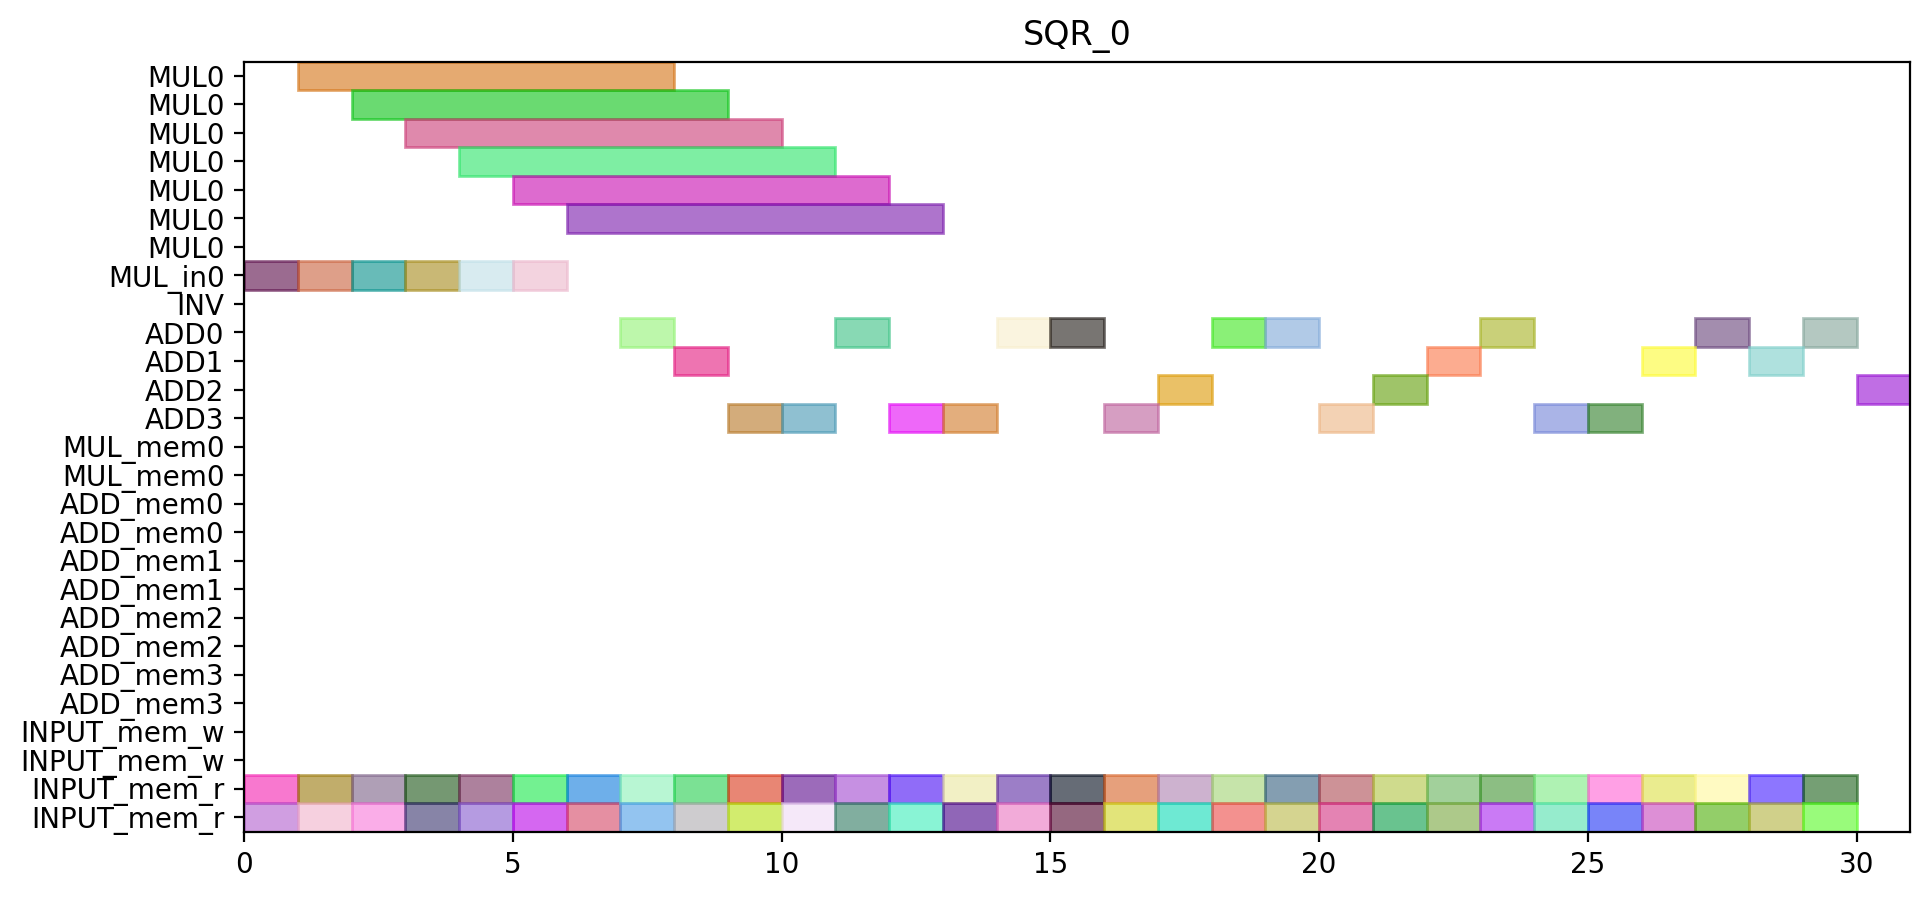

The Python source for this figure:
from pyschedule import Scenario, solvers, plotters, alt


def solve():
	horizon = 90
	S = Scenario("SQR_0", horizon=horizon)

	# resource
	MUL = S.Resources('MUL', num=1, size=7)
	MUL_in = S.Resources('MUL_in', num=1)
	INV = S.Resource('INV')
	ADD = S.Resources('ADD', num=4, periods=range(1, horizon))
	MUL_mem = S.Resources('MUL_mem', num=1, size=2)
	ADD_mem = S.Resources('ADD_mem', num=4, size=2)
	INPUT_mem_w = S.Resource('INPUT_mem_w', size=2)
	INPUT_mem_r = S.Resource('INPUT_mem_r', size=2)

	# result of previous scheduling

	# new tasks
	c_t0_a1_0 = S.Task('c_t0_a1_0', length=1, delay_cost=1)
	c_t0_a1_0 += alt(ADD)

	c_t0_a1_0_mem0 = S.Task('c_t0_a1_0_mem0', length=1, delay_cost=1)
	c_t0_a1_0_mem0 += INPUT_mem_r
	S += c_t0_a1_0_mem0 <= c_t0_a1_0

	c_t0_a1_0_mem1 = S.Task('c_t0_a1_0_mem1', length=1, delay_cost=1)
	c_t0_a1_0_mem1 += INPUT_mem_r
	S += c_t0_a1_0_mem1 <= c_t0_a1_0

	c_t0_a1_1 = S.Task('c_t0_a1_1', length=1, delay_cost=1)
	c_t0_a1_1 += alt(ADD)

	c_t0_a1_1_mem0 = S.Task('c_t0_a1_1_mem0', length=1, delay_cost=1)
	c_t0_a1_1_mem0 += INPUT_mem_r
	S += c_t0_a1_1_mem0 <= c_t0_a1_1

	c_t0_a1_1_mem1 = S.Task('c_t0_a1_1_mem1', length=1, delay_cost=1)
	c_t0_a1_1_mem1 += INPUT_mem_r
	S += c_t0_a1_1_mem1 <= c_t0_a1_1

	c_t0_t10 = S.Task('c_t0_t10', length=1, delay_cost=1)
	c_t0_t10 += alt(ADD)

	c_t0_t10_mem0 = S.Task('c_t0_t10_mem0', length=1, delay_cost=1)
	c_t0_t10_mem0 += INPUT_mem_r
	S += c_t0_t10_mem0 <= c_t0_t10

	c_t0_t10_mem1 = S.Task('c_t0_t10_mem1', length=1, delay_cost=1)
	c_t0_t10_mem1 += INPUT_mem_r
	S += c_t0_t10_mem1 <= c_t0_t10

	c_t0_t11 = S.Task('c_t0_t11', length=1, delay_cost=1)
	c_t0_t11 += alt(ADD)

	c_t0_t11_mem0 = S.Task('c_t0_t11_mem0', length=1, delay_cost=1)
	c_t0_t11_mem0 += INPUT_mem_r
	S += c_t0_t11_mem0 <= c_t0_t11

	c_t0_t11_mem1 = S.Task('c_t0_t11_mem1', length=1, delay_cost=1)
	c_t0_t11_mem1 += INPUT_mem_r
	S += c_t0_t11_mem1 <= c_t0_t11

	c_t0_t3_t0_in = S.Task('c_t0_t3_t0_in', length=1, delay_cost=1)
	c_t0_t3_t0_in += alt(MUL_in)
	c_t0_t3_t0 = S.Task('c_t0_t3_t0', length=7, delay_cost=1)
	c_t0_t3_t0 += alt(MUL)
	S += c_t0_t3_t0>=c_t0_t3_t0_in

	c_t0_t3_t0_mem0 = S.Task('c_t0_t3_t0_mem0', length=1, delay_cost=1)
	c_t0_t3_t0_mem0 += INPUT_mem_r
	S += c_t0_t3_t0_mem0 <= c_t0_t3_t0

	c_t0_t3_t0_mem1 = S.Task('c_t0_t3_t0_mem1', length=1, delay_cost=1)
	c_t0_t3_t0_mem1 += INPUT_mem_r
	S += c_t0_t3_t0_mem1 <= c_t0_t3_t0

	c_t0_t3_t1_in = S.Task('c_t0_t3_t1_in', length=1, delay_cost=1)
	c_t0_t3_t1_in += alt(MUL_in)
	c_t0_t3_t1 = S.Task('c_t0_t3_t1', length=7, delay_cost=1)
	c_t0_t3_t1 += alt(MUL)
	S += c_t0_t3_t1>=c_t0_t3_t1_in

	c_t0_t3_t1_mem0 = S.Task('c_t0_t3_t1_mem0', length=1, delay_cost=1)
	c_t0_t3_t1_mem0 += INPUT_mem_r
	S += c_t0_t3_t1_mem0 <= c_t0_t3_t1

	c_t0_t3_t1_mem1 = S.Task('c_t0_t3_t1_mem1', length=1, delay_cost=1)
	c_t0_t3_t1_mem1 += INPUT_mem_r
	S += c_t0_t3_t1_mem1 <= c_t0_t3_t1

	c_t0_t3_t2 = S.Task('c_t0_t3_t2', length=1, delay_cost=1)
	c_t0_t3_t2 += alt(ADD)

	c_t0_t3_t2_mem0 = S.Task('c_t0_t3_t2_mem0', length=1, delay_cost=1)
	c_t0_t3_t2_mem0 += INPUT_mem_r
	S += c_t0_t3_t2_mem0 <= c_t0_t3_t2

	c_t0_t3_t2_mem1 = S.Task('c_t0_t3_t2_mem1', length=1, delay_cost=1)
	c_t0_t3_t2_mem1 += INPUT_mem_r
	S += c_t0_t3_t2_mem1 <= c_t0_t3_t2

	c_t0_t3_t3 = S.Task('c_t0_t3_t3', length=1, delay_cost=1)
	c_t0_t3_t3 += alt(ADD)

	c_t0_t3_t3_mem0 = S.Task('c_t0_t3_t3_mem0', length=1, delay_cost=1)
	c_t0_t3_t3_mem0 += INPUT_mem_r
	S += c_t0_t3_t3_mem0 <= c_t0_t3_t3

	c_t0_t3_t3_mem1 = S.Task('c_t0_t3_t3_mem1', length=1, delay_cost=1)
	c_t0_t3_t3_mem1 += INPUT_mem_r
	S += c_t0_t3_t3_mem1 <= c_t0_t3_t3

	c_t1_a1_0 = S.Task('c_t1_a1_0', length=1, delay_cost=1)
	c_t1_a1_0 += alt(ADD)

	c_t1_a1_0_mem0 = S.Task('c_t1_a1_0_mem0', length=1, delay_cost=1)
	c_t1_a1_0_mem0 += INPUT_mem_r
	S += c_t1_a1_0_mem0 <= c_t1_a1_0

	c_t1_a1_0_mem1 = S.Task('c_t1_a1_0_mem1', length=1, delay_cost=1)
	c_t1_a1_0_mem1 += INPUT_mem_r
	S += c_t1_a1_0_mem1 <= c_t1_a1_0

	c_t1_a1_1 = S.Task('c_t1_a1_1', length=1, delay_cost=1)
	c_t1_a1_1 += alt(ADD)

	c_t1_a1_1_mem0 = S.Task('c_t1_a1_1_mem0', length=1, delay_cost=1)
	c_t1_a1_1_mem0 += INPUT_mem_r
	S += c_t1_a1_1_mem0 <= c_t1_a1_1

	c_t1_a1_1_mem1 = S.Task('c_t1_a1_1_mem1', length=1, delay_cost=1)
	c_t1_a1_1_mem1 += INPUT_mem_r
	S += c_t1_a1_1_mem1 <= c_t1_a1_1

	c_t1_t10 = S.Task('c_t1_t10', length=1, delay_cost=1)
	c_t1_t10 += alt(ADD)

	c_t1_t10_mem0 = S.Task('c_t1_t10_mem0', length=1, delay_cost=1)
	c_t1_t10_mem0 += INPUT_mem_r
	S += c_t1_t10_mem0 <= c_t1_t10

	c_t1_t10_mem1 = S.Task('c_t1_t10_mem1', length=1, delay_cost=1)
	c_t1_t10_mem1 += INPUT_mem_r
	S += c_t1_t10_mem1 <= c_t1_t10

	c_t1_t11 = S.Task('c_t1_t11', length=1, delay_cost=1)
	c_t1_t11 += alt(ADD)

	c_t1_t11_mem0 = S.Task('c_t1_t11_mem0', length=1, delay_cost=1)
	c_t1_t11_mem0 += INPUT_mem_r
	S += c_t1_t11_mem0 <= c_t1_t11

	c_t1_t11_mem1 = S.Task('c_t1_t11_mem1', length=1, delay_cost=1)
	c_t1_t11_mem1 += INPUT_mem_r
	S += c_t1_t11_mem1 <= c_t1_t11

	c_t1_t3_t0_in = S.Task('c_t1_t3_t0_in', length=1, delay_cost=1)
	c_t1_t3_t0_in += alt(MUL_in)
	c_t1_t3_t0 = S.Task('c_t1_t3_t0', length=7, delay_cost=1)
	c_t1_t3_t0 += alt(MUL)
	S += c_t1_t3_t0>=c_t1_t3_t0_in

	c_t1_t3_t0_mem0 = S.Task('c_t1_t3_t0_mem0', length=1, delay_cost=1)
	c_t1_t3_t0_mem0 += INPUT_mem_r
	S += c_t1_t3_t0_mem0 <= c_t1_t3_t0

	c_t1_t3_t0_mem1 = S.Task('c_t1_t3_t0_mem1', length=1, delay_cost=1)
	c_t1_t3_t0_mem1 += INPUT_mem_r
	S += c_t1_t3_t0_mem1 <= c_t1_t3_t0

	c_t1_t3_t1_in = S.Task('c_t1_t3_t1_in', length=1, delay_cost=1)
	c_t1_t3_t1_in += alt(MUL_in)
	c_t1_t3_t1 = S.Task('c_t1_t3_t1', length=7, delay_cost=1)
	c_t1_t3_t1 += alt(MUL)
	S += c_t1_t3_t1>=c_t1_t3_t1_in

	c_t1_t3_t1_mem0 = S.Task('c_t1_t3_t1_mem0', length=1, delay_cost=1)
	c_t1_t3_t1_mem0 += INPUT_mem_r
	S += c_t1_t3_t1_mem0 <= c_t1_t3_t1

	c_t1_t3_t1_mem1 = S.Task('c_t1_t3_t1_mem1', length=1, delay_cost=1)
	c_t1_t3_t1_mem1 += INPUT_mem_r
	S += c_t1_t3_t1_mem1 <= c_t1_t3_t1

	c_t1_t3_t2 = S.Task('c_t1_t3_t2', length=1, delay_cost=1)
	c_t1_t3_t2 += alt(ADD)

	c_t1_t3_t2_mem0 = S.Task('c_t1_t3_t2_mem0', length=1, delay_cost=1)
	c_t1_t3_t2_mem0 += INPUT_mem_r
	S += c_t1_t3_t2_mem0 <= c_t1_t3_t2

	c_t1_t3_t2_mem1 = S.Task('c_t1_t3_t2_mem1', length=1, delay_cost=1)
	c_t1_t3_t2_mem1 += INPUT_mem_r
	S += c_t1_t3_t2_mem1 <= c_t1_t3_t2

	c_t1_t3_t3 = S.Task('c_t1_t3_t3', length=1, delay_cost=1)
	c_t1_t3_t3 += alt(ADD)

	c_t1_t3_t3_mem0 = S.Task('c_t1_t3_t3_mem0', length=1, delay_cost=1)
	c_t1_t3_t3_mem0 += INPUT_mem_r
	S += c_t1_t3_t3_mem0 <= c_t1_t3_t3

	c_t1_t3_t3_mem1 = S.Task('c_t1_t3_t3_mem1', length=1, delay_cost=1)
	c_t1_t3_t3_mem1 += INPUT_mem_r
	S += c_t1_t3_t3_mem1 <= c_t1_t3_t3

	c_t2_a1_0 = S.Task('c_t2_a1_0', length=1, delay_cost=1)
	c_t2_a1_0 += alt(ADD)

	c_t2_a1_0_mem0 = S.Task('c_t2_a1_0_mem0', length=1, delay_cost=1)
	c_t2_a1_0_mem0 += INPUT_mem_r
	S += c_t2_a1_0_mem0 <= c_t2_a1_0

	c_t2_a1_0_mem1 = S.Task('c_t2_a1_0_mem1', length=1, delay_cost=1)
	c_t2_a1_0_mem1 += INPUT_mem_r
	S += c_t2_a1_0_mem1 <= c_t2_a1_0

	c_t2_a1_1 = S.Task('c_t2_a1_1', length=1, delay_cost=1)
	c_t2_a1_1 += alt(ADD)

	c_t2_a1_1_mem0 = S.Task('c_t2_a1_1_mem0', length=1, delay_cost=1)
	c_t2_a1_1_mem0 += INPUT_mem_r
	S += c_t2_a1_1_mem0 <= c_t2_a1_1

	c_t2_a1_1_mem1 = S.Task('c_t2_a1_1_mem1', length=1, delay_cost=1)
	c_t2_a1_1_mem1 += INPUT_mem_r
	S += c_t2_a1_1_mem1 <= c_t2_a1_1

	c_t2_t10 = S.Task('c_t2_t10', length=1, delay_cost=1)
	c_t2_t10 += alt(ADD)

	c_t2_t10_mem0 = S.Task('c_t2_t10_mem0', length=1, delay_cost=1)
	c_t2_t10_mem0 += INPUT_mem_r
	S += c_t2_t10_mem0 <= c_t2_t10

	c_t2_t10_mem1 = S.Task('c_t2_t10_mem1', length=1, delay_cost=1)
	c_t2_t10_mem1 += INPUT_mem_r
	S += c_t2_t10_mem1 <= c_t2_t10

	c_t2_t11 = S.Task('c_t2_t11', length=1, delay_cost=1)
	c_t2_t11 += alt(ADD)

	c_t2_t11_mem0 = S.Task('c_t2_t11_mem0', length=1, delay_cost=1)
	c_t2_t11_mem0 += INPUT_mem_r
	S += c_t2_t11_mem0 <= c_t2_t11

	c_t2_t11_mem1 = S.Task('c_t2_t11_mem1', length=1, delay_cost=1)
	c_t2_t11_mem1 += INPUT_mem_r
	S += c_t2_t11_mem1 <= c_t2_t11

	c_t2_t3_t0_in = S.Task('c_t2_t3_t0_in', length=1, delay_cost=1)
	c_t2_t3_t0_in += alt(MUL_in)
	c_t2_t3_t0 = S.Task('c_t2_t3_t0', length=7, delay_cost=1)
	c_t2_t3_t0 += alt(MUL)
	S += c_t2_t3_t0>=c_t2_t3_t0_in

	c_t2_t3_t0_mem0 = S.Task('c_t2_t3_t0_mem0', length=1, delay_cost=1)
	c_t2_t3_t0_mem0 += INPUT_mem_r
	S += c_t2_t3_t0_mem0 <= c_t2_t3_t0

	c_t2_t3_t0_mem1 = S.Task('c_t2_t3_t0_mem1', length=1, delay_cost=1)
	c_t2_t3_t0_mem1 += INPUT_mem_r
	S += c_t2_t3_t0_mem1 <= c_t2_t3_t0

	c_t2_t3_t1_in = S.Task('c_t2_t3_t1_in', length=1, delay_cost=1)
	c_t2_t3_t1_in += alt(MUL_in)
	c_t2_t3_t1 = S.Task('c_t2_t3_t1', length=7, delay_cost=1)
	c_t2_t3_t1 += alt(MUL)
	S += c_t2_t3_t1>=c_t2_t3_t1_in

	c_t2_t3_t1_mem0 = S.Task('c_t2_t3_t1_mem0', length=1, delay_cost=1)
	c_t2_t3_t1_mem0 += INPUT_mem_r
	S += c_t2_t3_t1_mem0 <= c_t2_t3_t1

	c_t2_t3_t1_mem1 = S.Task('c_t2_t3_t1_mem1', length=1, delay_cost=1)
	c_t2_t3_t1_mem1 += INPUT_mem_r
	S += c_t2_t3_t1_mem1 <= c_t2_t3_t1

	c_t2_t3_t2 = S.Task('c_t2_t3_t2', length=1, delay_cost=1)
	c_t2_t3_t2 += alt(ADD)

	c_t2_t3_t2_mem0 = S.Task('c_t2_t3_t2_mem0', length=1, delay_cost=1)
	c_t2_t3_t2_mem0 += INPUT_mem_r
	S += c_t2_t3_t2_mem0 <= c_t2_t3_t2

	c_t2_t3_t2_mem1 = S.Task('c_t2_t3_t2_mem1', length=1, delay_cost=1)
	c_t2_t3_t2_mem1 += INPUT_mem_r
	S += c_t2_t3_t2_mem1 <= c_t2_t3_t2

	c_t2_t3_t3 = S.Task('c_t2_t3_t3', length=1, delay_cost=1)
	c_t2_t3_t3 += alt(ADD)

	c_t2_t3_t3_mem0 = S.Task('c_t2_t3_t3_mem0', length=1, delay_cost=1)
	c_t2_t3_t3_mem0 += INPUT_mem_r
	S += c_t2_t3_t3_mem0 <= c_t2_t3_t3

	c_t2_t3_t3_mem1 = S.Task('c_t2_t3_t3_mem1', length=1, delay_cost=1)
	c_t2_t3_t3_mem1 += INPUT_mem_r
	S += c_t2_t3_t3_mem1 <= c_t2_t3_t3

	c_t3000 = S.Task('c_t3000', length=1, delay_cost=1)
	c_t3000 += alt(ADD)

	c_t3000_mem0 = S.Task('c_t3000_mem0', length=1, delay_cost=1)
	c_t3000_mem0 += INPUT_mem_r
	S += c_t3000_mem0 <= c_t3000

	c_t3000_mem1 = S.Task('c_t3000_mem1', length=1, delay_cost=1)
	c_t3000_mem1 += INPUT_mem_r
	S += c_t3000_mem1 <= c_t3000

	c_t3001 = S.Task('c_t3001', length=1, delay_cost=1)
	c_t3001 += alt(ADD)

	c_t3001_mem0 = S.Task('c_t3001_mem0', length=1, delay_cost=1)
	c_t3001_mem0 += INPUT_mem_r
	S += c_t3001_mem0 <= c_t3001

	c_t3001_mem1 = S.Task('c_t3001_mem1', length=1, delay_cost=1)
	c_t3001_mem1 += INPUT_mem_r
	S += c_t3001_mem1 <= c_t3001

	c_t3010 = S.Task('c_t3010', length=1, delay_cost=1)
	c_t3010 += alt(ADD)

	c_t3010_mem0 = S.Task('c_t3010_mem0', length=1, delay_cost=1)
	c_t3010_mem0 += INPUT_mem_r
	S += c_t3010_mem0 <= c_t3010

	c_t3010_mem1 = S.Task('c_t3010_mem1', length=1, delay_cost=1)
	c_t3010_mem1 += INPUT_mem_r
	S += c_t3010_mem1 <= c_t3010

	c_t3011 = S.Task('c_t3011', length=1, delay_cost=1)
	c_t3011 += alt(ADD)

	c_t3011_mem0 = S.Task('c_t3011_mem0', length=1, delay_cost=1)
	c_t3011_mem0 += INPUT_mem_r
	S += c_t3011_mem0 <= c_t3011

	c_t3011_mem1 = S.Task('c_t3011_mem1', length=1, delay_cost=1)
	c_t3011_mem1 += INPUT_mem_r
	S += c_t3011_mem1 <= c_t3011

	c_t4000 = S.Task('c_t4000', length=1, delay_cost=1)
	c_t4000 += alt(ADD)

	c_t4000_mem0 = S.Task('c_t4000_mem0', length=1, delay_cost=1)
	c_t4000_mem0 += INPUT_mem_r
	S += c_t4000_mem0 <= c_t4000

	c_t4000_mem1 = S.Task('c_t4000_mem1', length=1, delay_cost=1)
	c_t4000_mem1 += INPUT_mem_r
	S += c_t4000_mem1 <= c_t4000

	c_t4001 = S.Task('c_t4001', length=1, delay_cost=1)
	c_t4001 += alt(ADD)

	c_t4001_mem0 = S.Task('c_t4001_mem0', length=1, delay_cost=1)
	c_t4001_mem0 += INPUT_mem_r
	S += c_t4001_mem0 <= c_t4001

	c_t4001_mem1 = S.Task('c_t4001_mem1', length=1, delay_cost=1)
	c_t4001_mem1 += INPUT_mem_r
	S += c_t4001_mem1 <= c_t4001

	solvers.mip.solve(S,msg=1,kind='CPLEX',ratio_gap=1.01)

	solution = [['hoge']*len(S.solution()[1]) for i in range(len(S.solution()))]
	for i in range(len(S.solution())):
		for j in range(len(S.solution()[i])):
			solution[i][j]=str(S.solution()[i][j])
	print(solution)

	cycles = int(solution[-1][3])

	pic_file_name = "/home/mfukuda/pairing_automation_design2/bls12-638/scheduling/SQR_mul1_add4/SQR_0.png"
	if(S.solution() != []):
		plotters.matplotlib.plot(S,img_filename=pic_file_name, vertical_text=True, fig_size=(cycles*0.25+3, 5), show_task_labels=False)

	return solution
